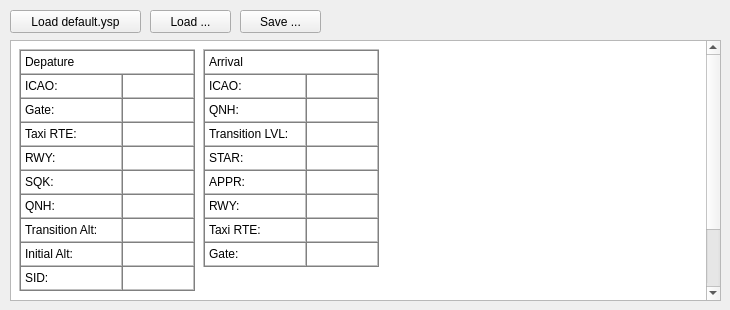
      <widget class="QWidget" name="scratchPadTab">
       <attribute name="title">
        <string>Scratch Pad</string>
       </attribute>
       <widget class="QTextEdit" name="textEdit">
        <property name="geometry">
         <rect>
          <x>10</x>
          <y>40</y>
          <width>711</width>
          <height>261</height>
         </rect>
        </property>
        <property name="maximumSize">
         <size>
          <width>16777215</width>
          <height>500</height>
         </size>
        </property>
        <property name="html">
         <string>&lt;!DOCTYPE HTML PUBLIC &quot;-//W3C//DTD HTML 4.0//EN&quot; &quot;http://www.w3.org/TR/REC-html40/strict.dtd&quot;&gt;
&lt;html&gt;&lt;head&gt;&lt;meta name=&quot;qrichtext&quot; content=&quot;1&quot; /&gt;&lt;style type=&quot;text/css&quot;&gt;
p, li { white-space: pre-wrap; }
&lt;/style&gt;&lt;/head&gt;&lt;body style=&quot; font-family:'Arial'; font-size:9pt; font-weight:400; font-style:normal;&quot;&gt;
&lt;table border=&quot;0&quot; style=&quot; margin-top:0px; margin-bottom:0px; margin-left:0px; margin-right:0px;&quot; cellspacing=&quot;0&quot; cellpadding=&quot;4&quot;&gt;
&lt;tr&gt;
&lt;td&gt;
&lt;table border=&quot;1&quot; style=&quot; margin-top:0px; margin-bottom:0px; margin-left:0px; margin-right:0px;&quot; cellspacing=&quot;0&quot; cellpadding=&quot;4&quot;&gt;
&lt;tr&gt;
&lt;td colspan=&quot;2&quot;&gt;
&lt;p style=&quot; margin-top:0px; margin-bottom:0px; margin-left:0px; margin-right:0px; -qt-block-indent:0; text-indent:0px;&quot;&gt;Depature&lt;/p&gt;&lt;/td&gt;&lt;/tr&gt;
&lt;tr&gt;
&lt;td width=&quot;100&quot;&gt;
&lt;p style=&quot; margin-top:0px; margin-bottom:0px; margin-left:0px; margin-right:0px; -qt-block-indent:0; text-indent:0px;&quot;&gt;ICAO:&lt;/p&gt;&lt;/td&gt;
&lt;td width=&quot;70&quot;&gt;&lt;/td&gt;&lt;/tr&gt;
&lt;tr&gt;
&lt;td&gt;
&lt;p style=&quot; margin-top:0px; margin-bottom:0px; margin-left:0px; margin-right:0px; -qt-block-indent:0; text-indent:0px;&quot;&gt;Gate:&lt;/p&gt;&lt;/td&gt;
&lt;td&gt;&lt;/td&gt;&lt;/tr&gt;
&lt;tr&gt;
&lt;td&gt;
&lt;p style=&quot; margin-top:0px; margin-bottom:0px; margin-left:0px; margin-right:0px; -qt-block-indent:0; text-indent:0px;&quot;&gt;Taxi RTE:&lt;/p&gt;&lt;/td&gt;
&lt;td&gt;&lt;/td&gt;&lt;/tr&gt;
&lt;tr&gt;
&lt;td&gt;
&lt;p style=&quot; margin-top:0px; margin-bottom:0px; margin-left:0px; margin-right:0px; -qt-block-indent:0; text-indent:0px;&quot;&gt;RWY:&lt;/p&gt;&lt;/td&gt;
&lt;td&gt;&lt;/td&gt;&lt;/tr&gt;
&lt;tr&gt;
&lt;td&gt;
&lt;p style=&quot; margin-top:0px; margin-bottom:0px; margin-left:0px; margin-right:0px; -qt-block-indent:0; text-indent:0px;&quot;&gt;SQK:&lt;/p&gt;&lt;/td&gt;
&lt;td&gt;&lt;/td&gt;&lt;/tr&gt;
&lt;tr&gt;
&lt;td&gt;
&lt;p style=&quot; margin-top:0px; margin-bottom:0px; margin-left:0px; margin-right:0px; -qt-block-indent:0; text-indent:0px;&quot;&gt;QNH:&lt;/p&gt;&lt;/td&gt;
&lt;td&gt;&lt;/td&gt;&lt;/tr&gt;
&lt;tr&gt;
&lt;td&gt;
&lt;p style=&quot; margin-top:0px; margin-bottom:0px; margin-left:0px; margin-right:0px; -qt-block-indent:0; text-indent:0px;&quot;&gt;Transition Alt:&lt;/p&gt;&lt;/td&gt;
&lt;td&gt;&lt;/td&gt;&lt;/tr&gt;
&lt;tr&gt;
&lt;td&gt;
&lt;p style=&quot; margin-top:0px; margin-bottom:0px; margin-left:0px; margin-right:0px; -qt-block-indent:0; text-indent:0px;&quot;&gt;Initial Alt:&lt;/p&gt;&lt;/td&gt;
&lt;td&gt;&lt;/td&gt;&lt;/tr&gt;
&lt;tr&gt;
&lt;td&gt;
&lt;p style=&quot; margin-top:0px; margin-bottom:0px; margin-left:0px; margin-right:0px; -qt-block-indent:0; text-indent:0px;&quot;&gt;SID:&lt;/p&gt;&lt;/td&gt;
&lt;td&gt;&lt;/td&gt;&lt;/tr&gt;&lt;/table&gt;&lt;/td&gt;
&lt;td&gt;
&lt;table border=&quot;1&quot; style=&quot; margin-top:0px; margin-bottom:0px; margin-left:0px; margin-right:0px;&quot; cellspacing=&quot;0&quot; cellpadding=&quot;4&quot;&gt;
&lt;tr&gt;
&lt;td colspan=&quot;2&quot;&gt;
&lt;p style=&quot; margin-top:0px; margin-bottom:0px; margin-left:0px; margin-right:0px; -qt-block-indent:0; text-indent:0px;&quot;&gt;Arrival&lt;/p&gt;&lt;/td&gt;&lt;/tr&gt;
&lt;tr&gt;
&lt;td width=&quot;100&quot;&gt;
&lt;p style=&quot; margin-top:0px; margin-bottom:0px; margin-left:0px; margin-right:0px; -qt-block-indent:0; text-indent:0px;&quot;&gt;ICAO:&lt;/p&gt;&lt;/td&gt;
&lt;td width=&quot;70&quot;&gt;&lt;/td&gt;&lt;/tr&gt;
&lt;tr&gt;
&lt;td&gt;
&lt;p style=&quot; margin-top:0px; margin-bottom:0px; margin-left:0px; margin-right:0px; -qt-block-indent:0; text-indent:0px;&quot;&gt;QNH:&lt;/p&gt;&lt;/td&gt;
&lt;td&gt;&lt;/td&gt;&lt;/tr&gt;
&lt;tr&gt;
&lt;td&gt;
&lt;p style=&quot; margin-top:0px; margin-bottom:0px; margin-left:0px; margin-right:0px; -qt-block-indent:0; text-indent:0px;&quot;&gt;Transition LVL:&lt;/p&gt;&lt;/td&gt;
&lt;td&gt;&lt;/td&gt;&lt;/tr&gt;
&lt;tr&gt;
&lt;td&gt;
&lt;p style=&quot; margin-top:0px; margin-bottom:0px; margin-left:0px; margin-right:0px; -qt-block-indent:0; text-indent:0px;&quot;&gt;STAR:&lt;/p&gt;&lt;/td&gt;
&lt;td&gt;&lt;/td&gt;&lt;/tr&gt;
&lt;tr&gt;
&lt;td&gt;
&lt;p style=&quot; margin-top:0px; margin-bottom:0px; margin-left:0px; margin-right:0px; -qt-block-indent:0; text-indent:0px;&quot;&gt;APPR:&lt;/p&gt;&lt;/td&gt;
&lt;td&gt;&lt;/td&gt;&lt;/tr&gt;
&lt;tr&gt;
&lt;td&gt;
&lt;p style=&quot; margin-top:0px; margin-bottom:0px; margin-left:0px; margin-right:0px; -qt-block-indent:0; text-indent:0px;&quot;&gt;RWY:&lt;/p&gt;&lt;/td&gt;
&lt;td&gt;&lt;/td&gt;&lt;/tr&gt;
&lt;tr&gt;
&lt;td&gt;
&lt;p style=&quot; margin-top:0px; margin-bottom:0px; margin-left:0px; margin-right:0px; -qt-block-indent:0; text-indent:0px;&quot;&gt;Taxi RTE:&lt;/p&gt;&lt;/td&gt;
&lt;td&gt;&lt;/td&gt;&lt;/tr&gt;
&lt;tr&gt;
&lt;td&gt;
&lt;p style=&quot; margin-top:0px; margin-bottom:0px; margin-left:0px; margin-right:0px; -qt-block-indent:0; text-indent:0px;&quot;&gt;Gate:&lt;/p&gt;&lt;/td&gt;
&lt;td&gt;&lt;/td&gt;&lt;/tr&gt;&lt;/table&gt;&lt;/td&gt;&lt;/tr&gt;&lt;/table&gt;
&lt;p style=&quot; margin-top:0px; margin-bottom:0px; margin-left:0px; margin-right:0px; -qt-block-indent:0; text-indent:0px;&quot;&gt;&lt;br /&gt;&lt;/p&gt;
&lt;hr /&gt;
&lt;p style=&quot; margin-top:0px; margin-bottom:0px; margin-left:0px; margin-right:0px; -qt-block-indent:0; text-indent:0px;&quot;&gt;&lt;br /&gt;Scratch Pad:&lt;br /&gt;&lt;br /&gt;&lt;/p&gt;&lt;/body&gt;&lt;/html&gt;</string>
        </property>
       </widget>
       <widget class="QPushButton" name="btnLoadHtmlTemplate">
        <property name="geometry">
         <rect>
          <x>150</x>
          <y>10</y>
          <width>81</width>
          <height>23</height>
         </rect>
        </property>
        <property name="text">
         <string>Load ...</string>
        </property>
       </widget>
       <widget class="QPushButton" name="btnSaveHtmlTemplate">
        <property name="geometry">
         <rect>
          <x>240</x>
          <y>10</y>
          <width>81</width>
          <height>23</height>
         </rect>
        </property>
        <property name="text">
         <string>Save ...</string>
        </property>
       </widget>
       <widget class="QPushButton" name="pushButton">
        <property name="geometry">
         <rect>
          <x>10</x>
          <y>10</y>
          <width>131</width>
          <height>23</height>
         </rect>
        </property>
        <property name="text">
         <string>Load default.ysp</string>
        </property>
       </widget>
      </widget>
